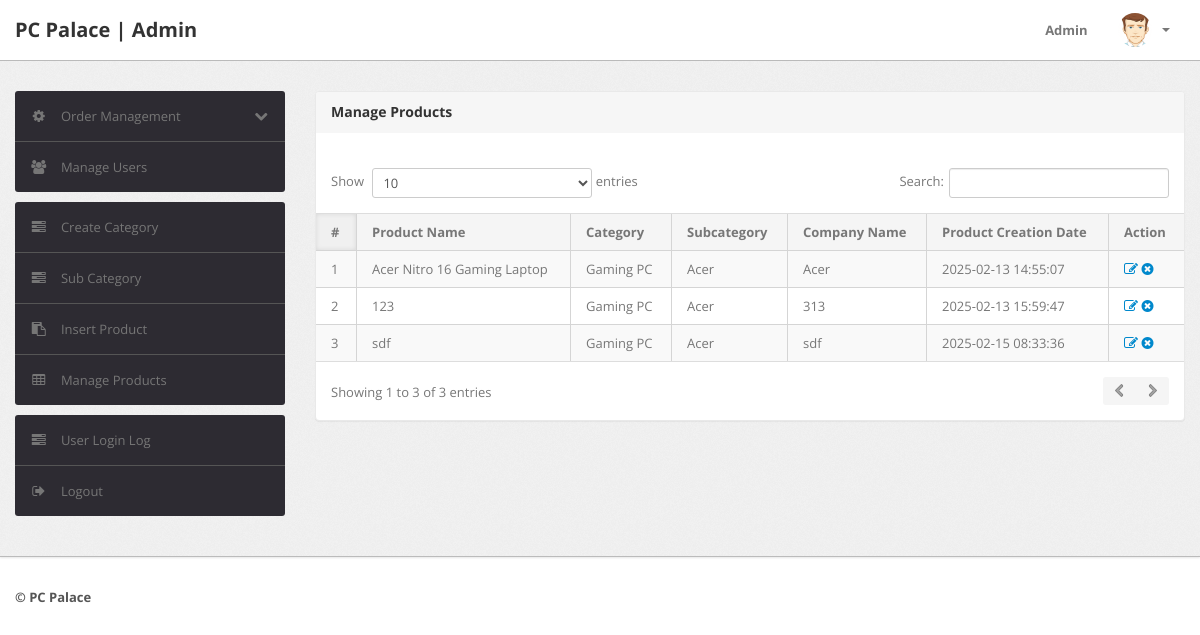
/admin/manage-products.php (signed in), run on the app's committed database.
### tables this page shows
CREATE TABLE `products` (
  `id` int(11) NOT NULL,
  `category` int(11) NOT NULL,
  `subCategory` int(11) DEFAULT NULL,
  `productName` varchar(255) DEFAULT NULL,
  `productCompany` varchar(255) DEFAULT NULL,
  `productPrice` int(11) DEFAULT NULL,
  `productPriceBeforeDiscount` int(11) DEFAULT NULL,
  `productDescription` longtext DEFAULT NULL,
  `productImage1` varchar(255) DEFAULT NULL,
  `productImage2` varchar(255) DEFAULT NULL,
  `productImage3` varchar(255) DEFAULT NULL,
  `shippingCharge` int(11) DEFAULT NULL,
  `productAvailability` varchar(255) DEFAULT NULL,
  `postingDate` timestamp NULL DEFAULT current_timestamp(),
  `updationDate` varchar(255) DEFAULT NULL
);

CREATE TABLE `category` (
  `id` int(11) NOT NULL,
  `categoryName` varchar(255) DEFAULT NULL,
  `categoryDescription` longtext DEFAULT NULL,
  `creationDate` timestamp NOT NULL DEFAULT current_timestamp(),
  `updationDate` varchar(255) DEFAULT NULL
);

CREATE TABLE `subcategory` (
  `id` int(11) NOT NULL,
  `categoryid` int(11) DEFAULT NULL,
  `subcategory` varchar(255) DEFAULT NULL,
  `creationDate` timestamp NULL DEFAULT current_timestamp(),
  `updationDate` varchar(255) DEFAULT NULL
);

### admin/manage-products.php (the view, shortened to what this page needs)
<?php
include('include/config.php');
if(strlen($_SESSION['alogin'])==0)
	{
header('location:index.php');
}
else{
?>
<!DOCTYPE html>
<html lang="en">
<head>
	<link type="text/css" href="bootstrap/css/bootstrap.min.css" rel="stylesheet">
	<link type="text/css" href="bootstrap/css/bootstrap-responsive.min.css" rel="stylesheet">
	<link type="text/css" href="css/theme.css" rel="stylesheet">
	<link type="text/css" href="images/icons/css/font-awesome.css" rel="stylesheet">
</head>
<body>
<?php include('include/header.php');?>
	<div class="wrapper">
		<div class="container">
			<div class="row">
<?php include('include/sidebar.php');?>
			<div class="span9">
					<div class="content">
	<div class="module">
							<div class="module-head">
								<h3>Manage Products</h3>
							</div>
							<div class="module-body table">
									<br />
								<table cellpadding="0" cellspacing="0" border="0" class="datatable-1 table table-bordered table-striped	 display" width="100%">
									<thead>
										<tr>
											<th>#</th>
											<th>Product Name</th>
											<th>Category </th>
											<th>Subcategory</th>
											<th>Company Name</th>
											<th>Product Creation Date</th>
											<th>Action</th>
										</tr>
									</thead>
									<tbody>
<?php $query=mysqli_query($con,"select products.*,category.categoryName,subcategory.subcategory from products join category on category.id=products.category join subcategory on subcategory.id=products.subCategory");
$cnt=1;
while($row=mysqli_fetch_array($query))
{
?>
										<tr>
											<td><?php echo htmlentities($cnt);?></td>
											<td><?php echo htmlentities($row['productName']);?></td>
											<td><?php echo htmlentities($row['categoryName']);?></td>
											<td> <?php echo htmlentities($row['subcategory']);?></td>
											<td><?php echo htmlentities($row['productCompany']);?></td>
											<td><?php echo htmlentities($row['postingDate']);?></td>
											<td>
											<a href="edit-products.php?id=<?php echo $row['id']?>" ><i class="icon-edit"></i></a>
											<a href="manage-products.php?id=<?php echo $row['id']?>&del=delete" onClick="return confirm('Are you sure you want to delete?')"><i class="icon-remove-sign"></i></a></td>
										</tr>
										<?php $cnt=$cnt+1; } ?>
								</table>
							</div>
						</div>
					</div>
				</div>
			</div>
		</div>
	</div>
<?php include('include/footer.php');?>
</body>
<?php } ?>

### data on the page
products: productName "Acer Nitro 16 Gaming Laptop", category.categoryName "Gaming PC", subcategory.subcategory "Acer", productCompany "Acer", postingDate "2025-02-13 14:55:07"
products: productName "123", category.categoryName "Gaming PC", subcategory.subcategory "Acer", productCompany "313", postingDate "2025-02-13 15:59:47"
products: productName "sdf", category.categoryName "Gaming PC", subcategory.subcategory "Acer", productCompany "sdf", postingDate "2025-02-15 08:33:36"
